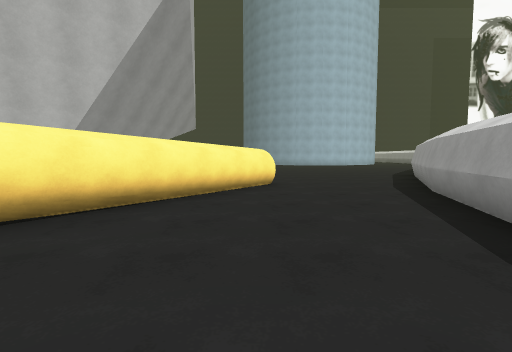
view 1 (above)

23 first-person views from a walk through a 3-D level made in the Unity game engine. The camera is 1.3 m above the floor, tilts 4° down and sees 85° across. The floor is counted in squares, 2 m on a side. Each view is taken from the middle of a square. On the plan, view 1 faces up. The plan holds only what a view shows up to about 9 squares ahead; the rest is blank. The place goes on beyond the plan.

view 2
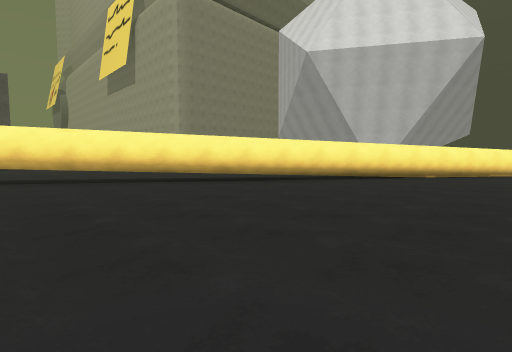

view 3
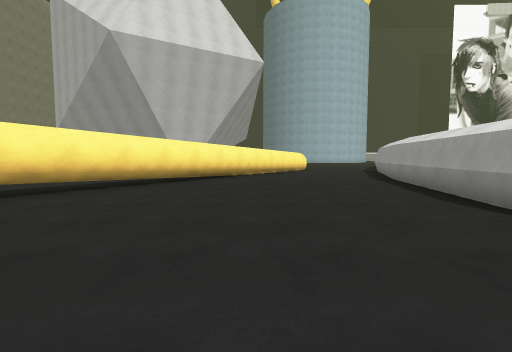

view 4
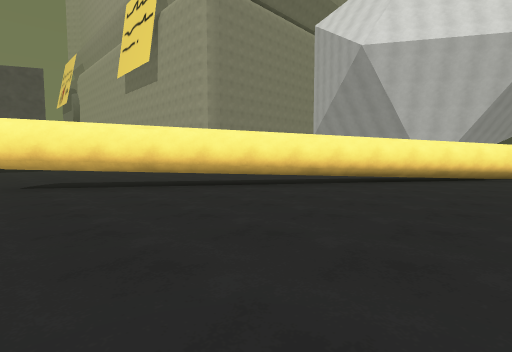

view 5
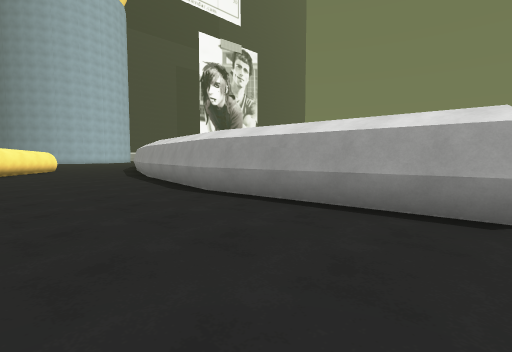

view 6
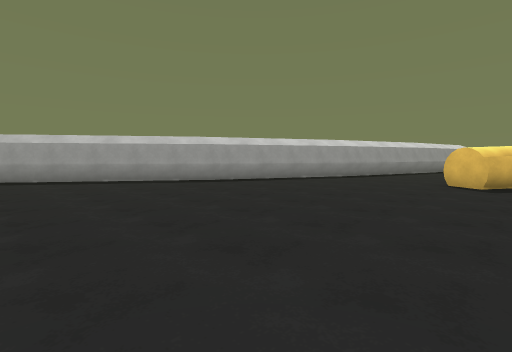

view 7
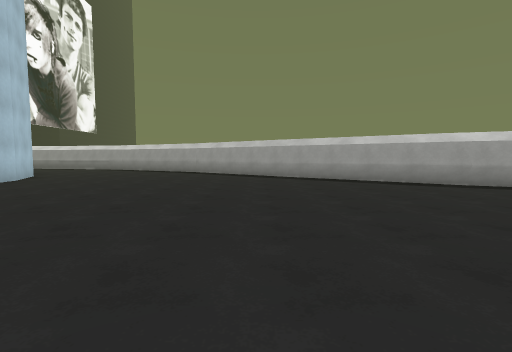

view 8
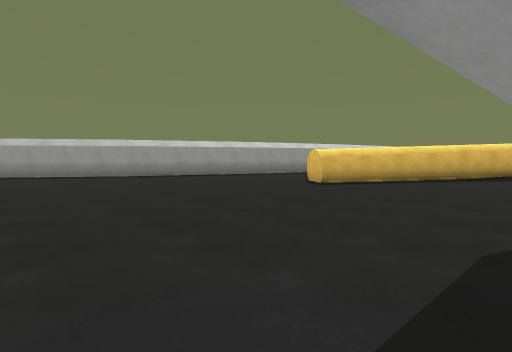

view 9
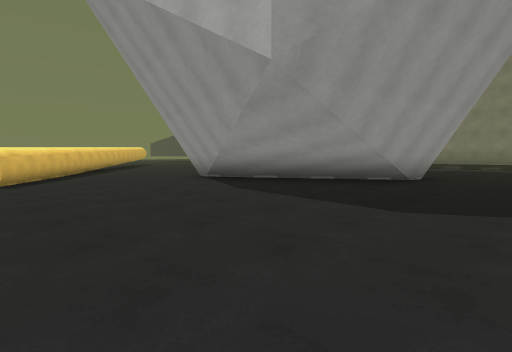

view 10
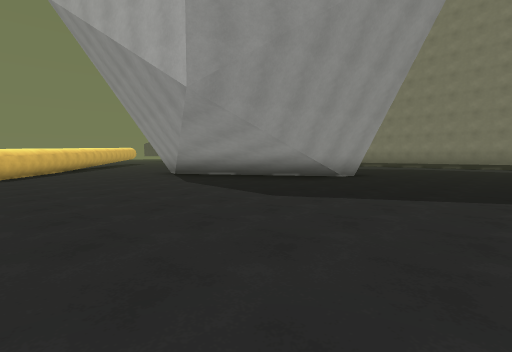

view 11
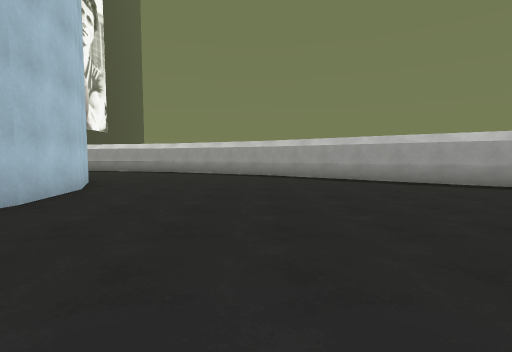

view 12
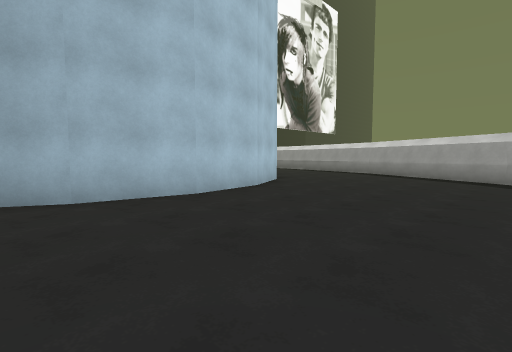

view 13
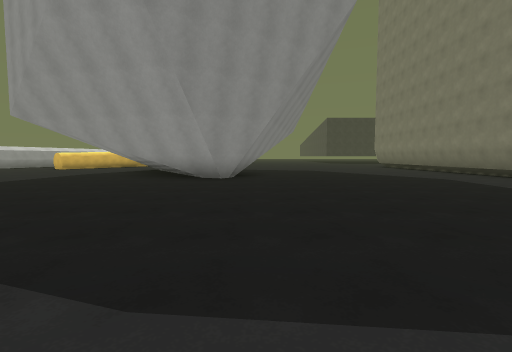

view 14
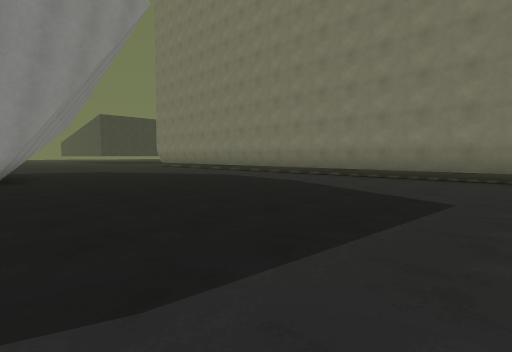

view 15
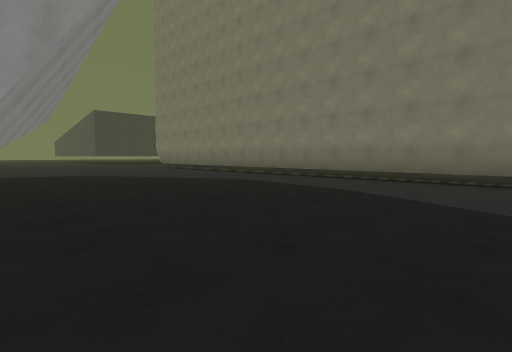

view 16
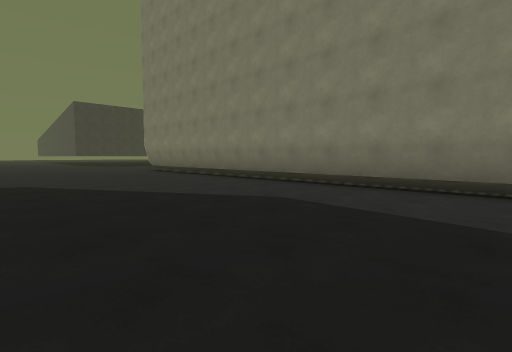

view 17
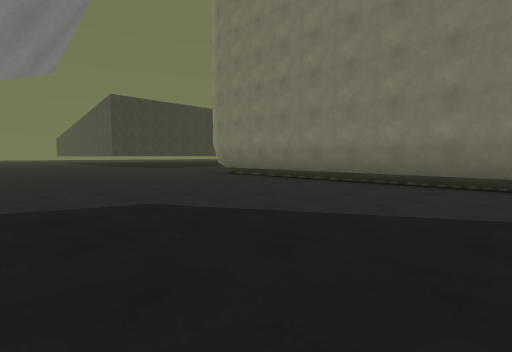

view 18
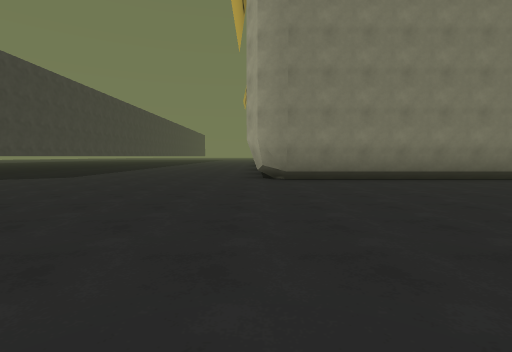

view 19
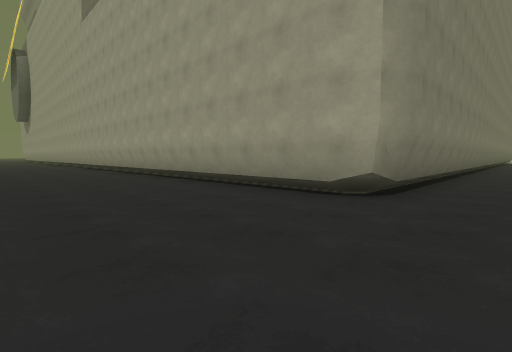

view 20
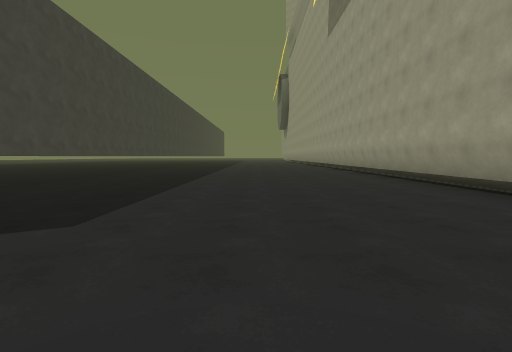

view 21
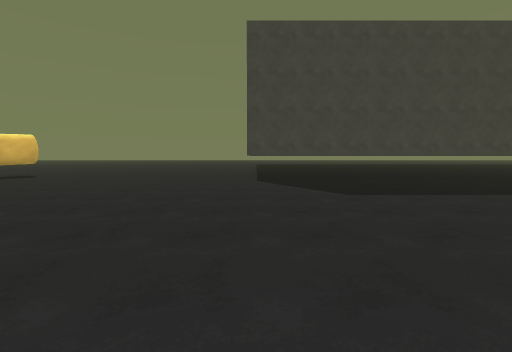

view 22
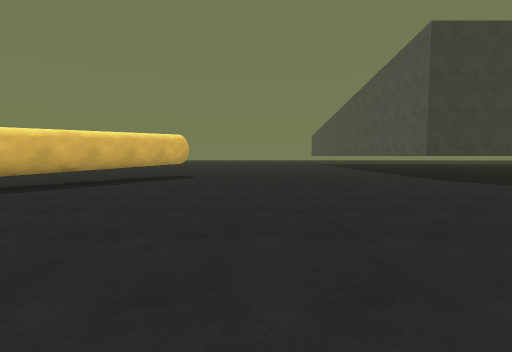

view 23
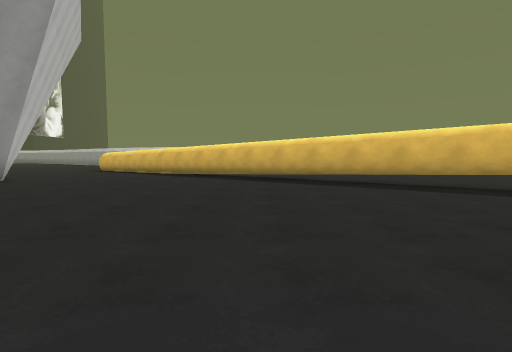

### Floor plan
Key: @ floor where view 1 was taken; # wall or solid block; x gap in a wall; . floor; T thing the floor can be seen under or through.
Columns run from 27 left of view 1 to 12 right of it. Each row starts with its distance up from view 1.
 21          #.........          #######..
 20          #.........          ..........
 19          #..........         ..........#
 18          #...........        .........##
 17          #............................#
 16          #...........................##
 15          #..........................##
 14          #..........................#
 13          #........###..............##
 12          #.......#####............##
 11          #.......#  ###..........##
 10          #.......#   ##..........#
  9          #.......    ##.........##
  8          #.......    ##.........#
  7          #.......    ##....#...##
  6          #.......   ......##...#
  5          #.......  ......##...##
  4          #....... .......##...#
  3   ########..............##....#
  2  ......................##....##
  1 .......................T#....#
  0 ......................TT...@.#
 -1   ....................T......#
 -2   ...................TT.....##
 -3   ..................TT......#
 -4   ..................T.......#
 -5   .................TT.......#
 -6   #########.......TT........##
 -7           #.......T..........#
 -8                 ..x..........#

Where each view was taken, in squares from view 1:
view 1: 0 up, 0 right, facing up
view 2: 7 down, 0 right, facing up-left
view 3: 7 down, 2 left, facing up
view 4: 8 down, 2 left, facing up-left
view 5: 8 down, 2 left, facing up-right
view 6: 14 up, 1 left, facing down-right
view 7: 14 up, 1 left, facing right
view 8: 13 up, 4 left, facing down-right
view 9: 15 up, 0 right, facing down-left
view 10: 17 up, 0 right, facing down-left
view 11: 17 up, 1 right, facing right
view 12: 16 up, 2 right, facing up-right
view 13: 21 up, 10 left, facing down
view 14: 21 up, 9 left, facing down-left
view 15: 19 up, 10 left, facing down-left
view 16: 16 up, 12 left, facing down-left
view 17: 12 up, 11 left, facing down-left
view 18: 3 up, 10 left, facing left
view 19: 1 down, 16 left, facing up-left
view 20: 1 down, 16 left, facing left
view 21: 2 up, 17 left, facing down
view 22: 2 up, 12 left, facing down
view 23: 0 up, 13 left, facing right
